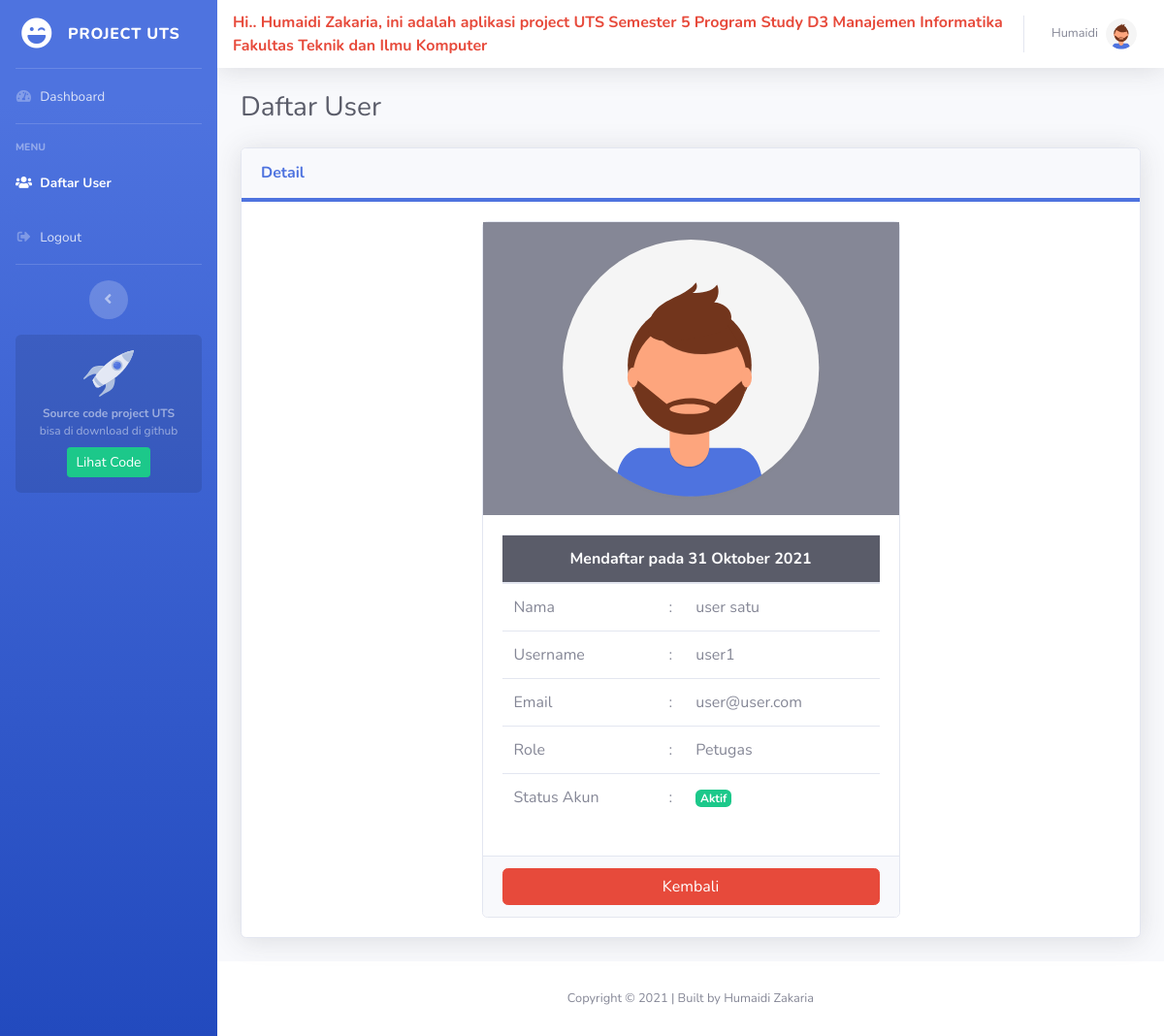
/dashboard.php?page=user&aksi=detail&id=2 (signed in), run on the app's committed database.
### tables this page shows
CREATE TABLE `tb_user` (
  `id_user` int(11) NOT NULL,
  `nm_depan` varchar(125) NOT NULL,
  `nm_belakang` varchar(125) NOT NULL,
  `username` varchar(125) NOT NULL,
  `email` varchar(125) NOT NULL,
  `password` varchar(255) NOT NULL,
  `foto` varchar(50) NOT NULL,
  `role` enum('Admin','Petugas') NOT NULL,
  `date_created` int(11) NOT NULL,
  `is_active` int(1) NOT NULL
);

### koneksi/koneksi.php (called while the page is built, shortened)
<?php
$host = "localhost";
$user = "root";
$password = "";
$db = "db_uts";
$con = mysqli_connect($host, $user, $password, $db);
function query($query)
{
    global $con;
    $result = mysqli_query($con, $query);
    $rows = [];
    while ($row = mysqli_fetch_assoc($result)) {
        $rows[] = $row;
    }
    return  $rows;
}

### page/user/detail-user.php (the view, shortened to what this page needs)
<?php
$id = $_GET["id"];
$user = query("SELECT * FROM tb_user WHERE id_user = $id")[0];
function tgl_indo($tanggal)
{
    $bulan = array(
        1 =>   'Januari',
        'Februari',
        'Maret',
        'April',
        'Mei',
        'Juni',
        'Juli',
        'Agustus',
        'September',
        'Oktober',
        'November',
        'Desember'
    );
    $pecahkan = explode('-', $tanggal);
    return $pecahkan[2] . ' ' . $bulan[(int)$pecahkan[1]] . ' ' . $pecahkan[0];
}
?>
<div class="col-lg">
    <div class="card shadow mb-4">
        <div class="card-header py-3 border-bottom-primary">
            <h6 class="m-0 font-weight-bold text-primary">Detail</h6>
        </div>
        <div class="card-body">
            <div class="row">
                <div class="col-lg-6 offset-lg-3">
                    <div class="card">
                        <div class="text-center bg-secondary p-3">
                            <img src="assets/img/<?= $user['foto'] ?>" class="img-fluid" width="270" alt="...">
                        </div>
                        <div class="card-body">
                            <table class="table">
                                <thead class="bg-dark">
                                    <tr>
                                        <th colspan="3" class="text-center text-white">Mendaftar pada <?= tgl_indo(date('Y-m-d')) ?></th>
                                    </tr>
                                </thead>
                                <tbody>
                                    <tr>
                                        <td width="160">Nama</td>
                                        <td width="20">:</td>
                                        <td><?= $user['nm_depan'] . ' ' . $user['nm_belakang'] ?></td>
                                    </tr>
                                    <tr>
                                        <td>Username</td>
                                        <td>:</td>
                                        <td><?= $user['username'] ?></td>
                                    </tr>
                                    <tr>
                                        <td>Email</td>
                                        <td>:</td>
                                        <td><?= $user['email'] ?></td>
                                    </tr>
                                    <tr>
                                        <td>Role</td>
                                        <td>:</td>
                                        <td><?= $user['role'] ?></td>
                                    </tr>
                                    <tr>
                                        <td>Status Akun</td>
                                        <td>:</td>
                                        <td>
                                            <?php if ($user['is_active'] == 1) { ?>
                                                <span class="badge badge-success">Aktif</span>
                                            <?php } else { ?>
                                                <span class="badge badge-danger">Tidak Aktif</span>
                                            <?php } ?>
                                        </td>
                                    </tr>
                                </tbody>
                            </table>
                        </div>
                        <div class="card-footer">
                            <a href="?page=user" class="btn btn-block btn-danger">Kembali</a>
                        </div>
                    </div>
                </div>
            </div>
        </div>
    </div>
</div>

### data on the page
tb_user: foto (placeholder picture), nm_depan "user", nm_belakang "satu", username "user1", email "user@user.com", role "Petugas"

### other printed values
$_SESSION['nm_depan'] "Humaidi"
$_SESSION['nm_belakang'] "Zakaria"
